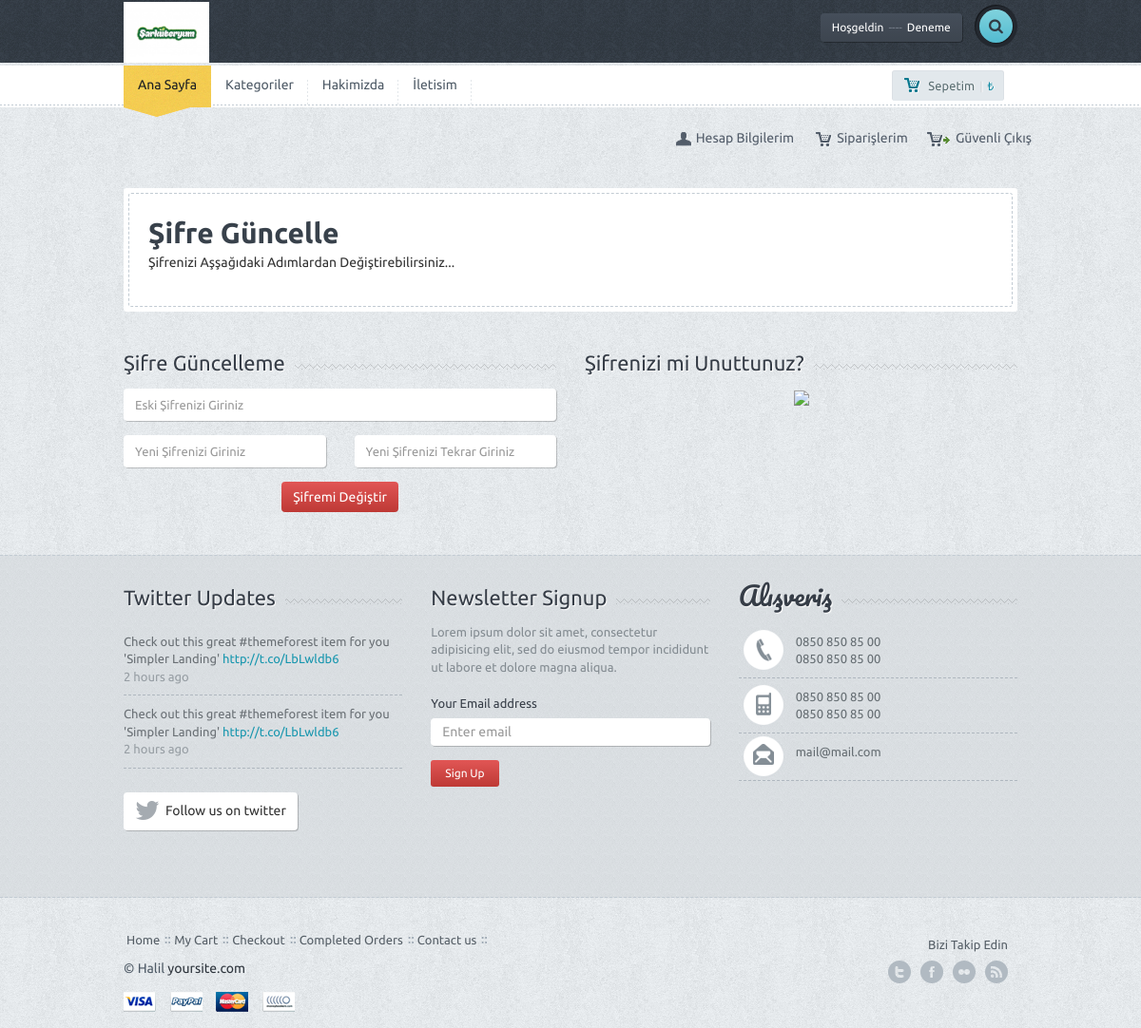
The page /sifre-guncelle.php (signed in) on the database its author committed.
### tables this page shows
CREATE TABLE `ayar` (
  `ayar_id` int(10) NOT NULL,
  `ayar_logo` varchar(250) NOT NULL,
  `ayar_url` varchar(50) NOT NULL,
  `ayar_title` varchar(250) NOT NULL,
  `ayar_description` varchar(250) NOT NULL,
  `ayar_keywords` varchar(50) NOT NULL,
  `ayar_author` varchar(50) NOT NULL,
  `ayar_tel` varchar(50) NOT NULL,
  `ayar_gsm` varchar(50) NOT NULL,
  `ayar_faks` varchar(50) NOT NULL,
  `ayar_mail` varchar(50) NOT NULL,
  `ayar_il` varchar(50) NOT NULL,
  `ayar_ilce` varchar(50) NOT NULL,
  `ayar_adres` varchar(250) NOT NULL,
  `ayar_mesai` varchar(250) NOT NULL,
  `ayar_maps` varchar(250) NOT NULL,
  `ayar_analystic` varchar(50) NOT NULL,
  `ayar_zopim` varchar(250) NOT NULL,
  `ayar_facebook` varchar(50) NOT NULL,
  `ayar_twiter` varchar(50) NOT NULL,
  `ayar_youtube` varchar(50) NOT NULL,
  `ayar_instagram` varchar(50) NOT NULL,
  `ayar_google` varchar(50) NOT NULL,
  `ayar_smtphost` varchar(50) NOT NULL,
  `ayar_smtpuser` varchar(50) NOT NULL,
  `ayar_smtppassword` varchar(50) NOT NULL,
  `ayar_smtpport` varchar(50) NOT NULL,
  `ayar_bakin` enum('0','1') NOT NULL DEFAULT '1'
);

CREATE TABLE `kullanici` (
  `kullanici_id` int(11) NOT NULL,
  `kullanici_zaman` datetime NOT NULL DEFAULT current_timestamp(),
  `kullanici_resim` varchar(250) NOT NULL,
  `kullanici_tc` varchar(50) NOT NULL,
  `kullanici_ad` varchar(50) NOT NULL,
  `kullanici_mail` varchar(100) NOT NULL,
  `kullanici_gsm` varchar(50) NOT NULL,
  `kullanici_password` varchar(50) NOT NULL,
  `kullanici_adsoyad` varchar(50) NOT NULL,
  `kullanici_adres` varchar(250) NOT NULL,
  `kullanici_il` varchar(100) NOT NULL,
  `kullanici_ilce` varchar(100) NOT NULL,
  `kullanici_unvan` varchar(100) NOT NULL,
  `kullanici_yetki` varchar(50) NOT NULL,
  `kullanici_durum` int(1) NOT NULL
);

CREATE TABLE `menu` (
  `menu_id` int(11) NOT NULL,
  `menu_ust` varchar(50) NOT NULL,
  `menu_ad` varchar(100) NOT NULL,
  `menu_detay` text NOT NULL,
  `menu_url` varchar(250) NOT NULL,
  `menu_sira` int(2) NOT NULL,
  `menu_durum` enum('0','1') NOT NULL,
  `menu_seourl` varchar(250) NOT NULL
);

### sifre-guncelle.php (the view, shortened to what this page needs)
<?php include 'header.php'; ?>
<div class="container">
	<div class="row">
		<div class="col-md-12">
			<div class="page-title-wrap">
				<div class="page-title-inner">
					<div class="row">
						<div class="col-md-12">
							<div class="bigtitle">Şifre Güncelle</div>
							<p >Şifrenizi Aşşağıdaki Adımlardan Değiştirebilirsiniz...</p>
						</div>
					</div>
				</div>
			</div>
		</div>
	</div>
	<form action="nedmin/netting/islem.php" method="POST" class="form-horizontal checkout" role="form">
		<div class="row">
			<div class="col-md-6">
				<div class="title-bg">
					<div class="title">Şifre Güncelleme</div>
				</div>
				<div class="form-group bod">
					<div class="col-sm-12">
						<input type="password" class="form-control" required="" placeholder="Eski Şifrenizi Giriniz" name="kullanici_eskipassword">
					</div>
				</div>
				<div class="form-group bod">
					<div class="col-sm-6">
						<input type="password" class="form-control" required="" placeholder="Yeni Şifrenizi Giriniz" name="kullanici_passwordone">
					</div>
					<div class="col-sm-6">
						<input type="password" class="form-control" required="" placeholder="Yeni Şifrenizi Tekrar Giriniz" name="kullanici_passwordtwo">
					</div>
				</div>
				<center><button type="submit" name="kullanicisifreguncelle" class="btn btn-default btn-red">Şifremi Değiştir</button></center>
			</div>
			<div class="col-md-6">
				<div class="title-bg">
					<div class="title">Şifrenizi mi Unuttunuz?</div>
				</div>
				<center><a href="sifre-guncelle.php"><img width="400" src="https://www.ersag.web.tr/wp-content/uploads/2019/04/ersag-uye-numarami-%C5%9Fifremi-unuttum-728x410.jpg"></a></center>
			</div>
		</div>
	</div>
<div class="spacer"></div>
</div>
<?php include 'footer.php'; ?>

### header.php (shortened to what this page needs)
<?php
include 'nedmin/netting/baglan.php';
$ayarsor=$db->prepare("SELECT * FROM ayar where ayar_id=:id");
$ayarsor->execute(array(
	'id'=> 0
));
$ayarcek=$ayarsor->fetch(PDO::FETCH_ASSOC);
$kullanicisor=$db->prepare("SELECT * FROM kullanici where kullanici_mail=:mail");
$kullanicisor->execute(array(
	'mail'=> $_SESSION['userkullanici_mail']
));
$kullanicicek=$kullanicisor->fetch(PDO::FETCH_ASSOC);
?>
<!DOCTYPE html>
<html lang="en">
<head>
	<link href='font-awesome\css\font-awesome.css' rel="stylesheet" type="text/css">
	<link href="bootstrap\css\bootstrap.min.css" rel="stylesheet">
	<link rel="stylesheet" href="style.css">
	<link rel="stylesheet" href="css\owl.carousel.css">
	<link rel="stylesheet" href="css\owl.transitions.css">
	<link rel="stylesheet" type="text/css" href="js\product\jquery.fancybox.css?v=2.1.5" media="screen">
</head>
<body>
	<div id="wrapper">
		<div class="header">
			<div class="container">
				<div class="row">
					<div class="col-xs-6 col-md-4 main-logo">
						<a href="index.php"><img width="90" src="<?php echo $ayarcek['ayar_logo'] ?>" alt="Site logosu" class="logo img-responsive"></a>
					</div>
					<div class="col-md-8">
						<div class="pushright">
							<div class="top">
								<?php
								if (!isset($_SESSION['userkullanici_mail'])) { ?>
									<a href="#" id="reg" class="btn btn-default btn-dark">Giriş Yap<span>-- yada --</span>Kayıt Ol</a>
								<?php } else{ ?>
									<a href="#"  class="btn btn-default btn-dark">Hoşgeldin<span>----</span><?php echo $kullanicicek['kullanici_adsoyad']; ?></a>
								<?php } ?>
								<div class="srch-wrap">
									<a href="#" id="srch" class="btn btn-default btn-search"><i class="fa fa-search"></i></a>
								</div>
							</div>
						</div>
					</div>
				</div>
			</div>
		</div class="deshed">
		<div class="main-nav">
			<div class="navbar navbar-default navbar-static-top">
				<div class="container">
					<div class="row">
						<div class="col-md-10">
							<div class="navbar-collapse collapse">
								<ul class="nav navbar-nav">
									<li><a href="index.php" class="active">Ana Sayfa</a><div class="curve"></div></li>
									<?php
									$menusor=$db->prepare("SELECT * FROM menu where menu_durum=:durum order by menu_sira ASC limit 5");
									$menusor->execute(array(
										'durum'=> 1
									));
									while($menucek=$menusor->fetch(PDO::FETCH_ASSOC)) {?>
										<li><a href="
											<?php
											if(!empty($menucek['menu_url'])){
												echo $menucek['menu_url'];
												} else {
													echo 'sayfa-'.seo($menucek['menu_ad']);
												}
												?>
												"><?php echo $menucek['menu_ad']; ?></a></li>
											<?php } ?>
										</ul>
									</div>
								</div>
								<div class="col-md-2 machart">
									<button id="popcart" class="btn btn-default btn-chart btn-sm "><span class="mychart">Sepetim</span>|<span class="allprice">₺</span></button>
								</div>
								<?php
								if (isset($_SESSION['userkullanici_mail'])) { ?>
									<ul class="small-menu">
										<li><a href="hesabim.php" class="myacc">Hesap Bilgilerim</a></li>
										<li><a href="siparislerim.php" class="myshop">Siparişlerim</a></li>
										<li><a href="logout.php" class="mycheck">Güvenli Çıkış</a></li>
									</ul>
								<?php  } ?>
							</div>
						</div>
					</div>
	</div>

### footer.php (shortened to what this page needs)
<div class="f-widget">
		<div class="container">
			<div class="row">
				<div class="col-md-4">
					<div class="title-widget-bg">
						<div class="title-widget">Twitter Updates</div>
					</div>
					<ul class="tweets">
						<li>Check out this great #themeforest item for you
						'Simpler Landing' <a href="#">http://t.co/LbLwldb6 </a>
						<span>2 hours ago</span></li>
						<li class="lastone">Check out this great #themeforest item for you
						'Simpler Landing' <a href="#">http://t.co/LbLwldb6 </a>
						<span>2 hours ago</span></li>
					</ul>
					<a href="#" class="btn btn-default btn-follow"><i class="fa fa-twitter fa-2x"></i><div>Follow us on twitter</div></a>
				</div>
				<div class="col-md-4">
					<div class="title-widget-bg">
						<div class="title-widget">Newsletter Signup</div>
					</div>
					<div class="newsletter">
						<p>
							Lorem ipsum dolor sit amet, consectetur adipisicing elit, sed do eiusmod tempor incididunt ut labore et dolore magna aliqua.
						</p>
						<form role="form">
							<div class="form-group">
								<label>Your Email address</label>
								<input type="email" class="form-control newstler-input" id="exampleInputEmail1" placeholder="Enter email">
								<button class="btn btn-default btn-red btn-sm">Sign Up</button>
							</div>
						</form>
					</div>
				</div>
				<div class="col-md-4">
					<div class="title-widget-bg">
						<div class="title-widget-cursive">Alışveriş</div>
					</div>
					<ul class="contact-widget">
						<li class="fphone"><?php echo $ayarcek['ayar_tel']; ?> <br> <?php echo $ayarcek['ayar_faks']; ?></li>
						<li class="fmobile"><?php echo $ayarcek['ayar_gsm']; ?><br><?php echo $ayarcek['ayar_gsm']; ?></li>
						<li class="fmail lastone"><?php echo $ayarcek['ayar_mail']; ?></li>
					</ul>
				</div>
			</div>
			<div class="spacer"></div>
		</div>
	</div>
	<div class="footer">
		<div class="container">
			<div class="row">
				<div class="col-md-9">
					<ul class="footermenu">
						<li><a href="index-1.htm">Home</a></li>
						<li><a href="cart.htm">My Cart</a></li>
						<li><a href="checkout.htm">Checkout</a></li>
						<li><a href="order.htm">Completed Orders</a></li>
						<li><a href="contact.htm">Contact us</a></li>
					</ul>
					<div class="f-credit">&copy; <?php echo $ayarcek['ayar_author'] ?> <a href="#">yoursite.com</a></div>
					<a href=""><div class="payment visa"></div></a>
					<a href=""><div class="payment paypal"></div></a>
					<a href=""><div class="payment mc"></div></a>
					<a href=""><div class="payment nh"></div></a>
				</div>
				<div class="col-md-3">
					<div class="followon">Bizi Takip Edin</div>
					<div class="fsoc">
						<a href="http://<?php echo $ayarcek['ayar_twiter'] ?>" class="ftwitter">twitter</a>
						<a href="http://<?php echo $ayarcek['ayar_facebook'] ?>" class="ffacebook">facebook</a>
						<a href="http://<?php echo $ayarcek['ayar_youtube'] ?>" class="fflickr">Youtube</a>
						<a href="http://<?php echo $ayarcek['ayar_google'] ?>" class="ffeed">Google</a>
					</div>
					<div class="clearfix"></div>
				</div>
			</div>
		</div>
	</div>
  </body>
</html>

### rows shown on the page
ayar: ayar_logo (picture), ayar_tel "0850 850 85 00", ayar_faks "0850 850 85 00", ayar_gsm "0850 850 85 00", ayar_mail "mail@mail.com", ayar_author "Halil"
kullanici: kullanici_adsoyad "Deneme"
menu: menu_ad "Kategoriler"
menu: menu_ad "Hakimizda"
menu: menu_ad "İletisim"
